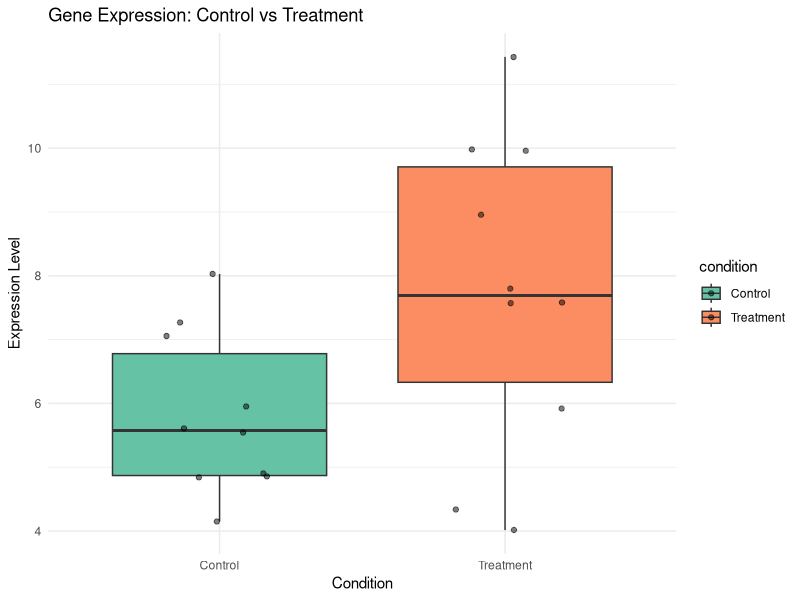

Here is the R script that generated this plot:
#!/usr/bin/env Rscript

# Setup paths
args <- commandArgs(trailingOnly = FALSE)
script_path <- sub("^--file=", "", args[grep("^--file=", args)])
script_dir <- dirname(normalizePath(script_path))
proj_dir <- dirname(script_dir)
out_dir <- file.path(proj_dir, "code_out", "demo_analysis")
dir.create(out_dir, recursive = TRUE, showWarnings = FALSE)
setwd(out_dir)

# Load packages
library(tidyverse)

# Generate sample data
set.seed(42)
sample_data <- tibble(
    sample_id = paste0("Sample_", 1:20),
    condition = rep(c("Control", "Treatment"), each = 10),
    expression = c(rnorm(10, mean = 5, sd = 1.5), 
                   rnorm(10, mean = 8, sd = 1.5))
)

# Save data
write_csv(sample_data, "sample_data.csv")

# Create and save plot
p <- ggplot(sample_data, aes(x = condition, y = expression, fill = condition)) +
    geom_boxplot() +
    geom_jitter(width = 0.2, alpha = 0.5) +
    theme_minimal() +
    labs(title = "Gene Expression: Control vs Treatment",
         x = "Condition", y = "Expression Level") +
    scale_fill_brewer(palette = "Set2")

ggsave("expression_boxplot.png", p, width = 8, height = 6, dpi = 300)

cat("Done! Results in:", out_dir, "\n")
